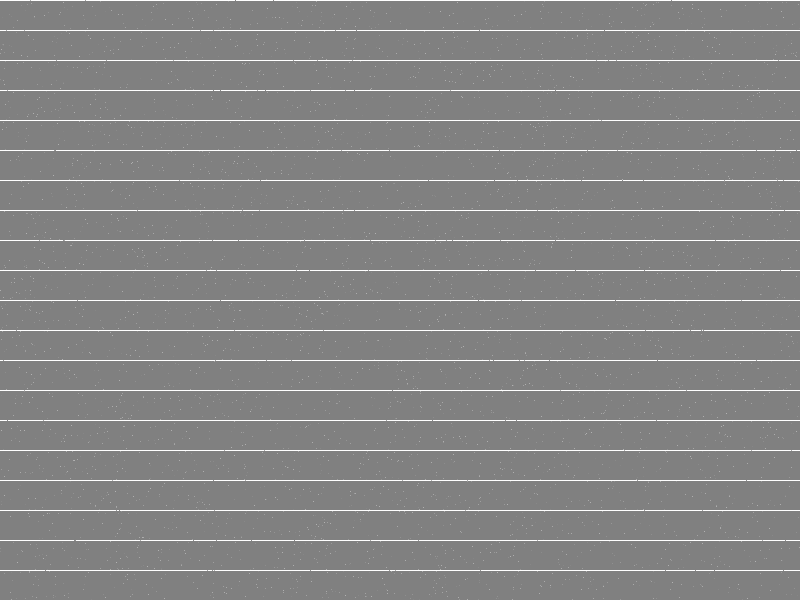
#> input picture wafer_image_1.png, 800 x 600 px
$ python divide_img_edge_nonedge.py
#> lines starting #> are read from the running program, lines starting #| are printed output that depends on the picture; after the words box and inside, x2 and y2 are one past the last pixel; in counts of white or black regions, pixels touching at a corner belong together
import cv2

def detect_edges(image_path):
    # Read the image
#> called with image_path = 'wafer_image_1.png'
    image = cv2.imread(image_path, cv2.IMREAD_GRAYSCALE)  # cv2.IMREAD_GRAYSCALE = 0
#> image is the input picture: shape (600, 800); min 128, max 255, mean 132.5
    cv2.imwrite('grayScale.png', image)

    # Apply Canny edge detection
    edges = cv2.Canny(image, 100, 200)  # Adjust the threshold values as needed
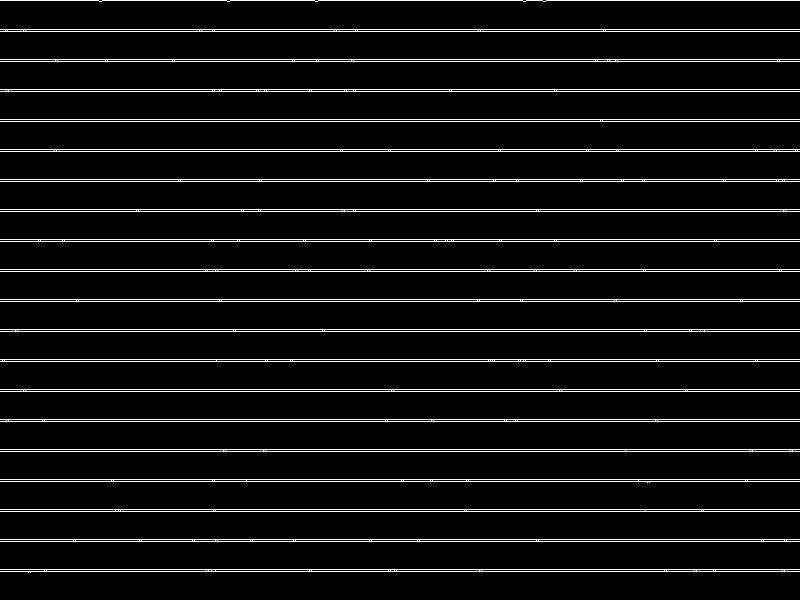
#> edges: shape (600, 800); 6.6% white in thin lines or dots

    # Create a mask for the edges
    edge_mask = edges > 0
#> edge_mask: shape (600, 800) bool; 6.6% white in thin lines or dots

    # Create a non-edge mask
    non_edge_mask = ~edge_mask
#> non_edge_mask: shape (600, 800) bool; 93.4% white; black in thin lines or dots

    # Apply the masks to the original image
    edge_image = image.copy()
    edge_image[non_edge_mask] = 0
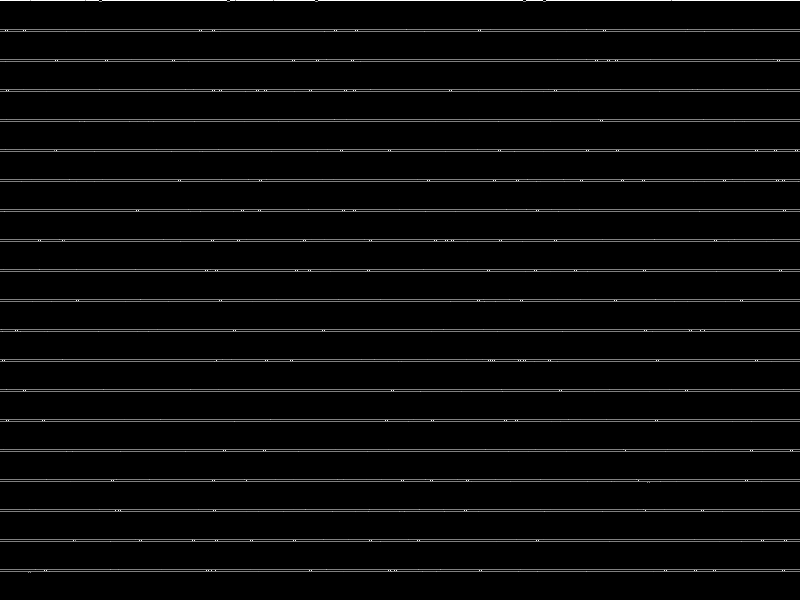
#> edge_image: shape (600, 800); min 0, max 255, mean 8.7

    non_edge_image = image.copy()
    non_edge_image[edge_mask] = 0
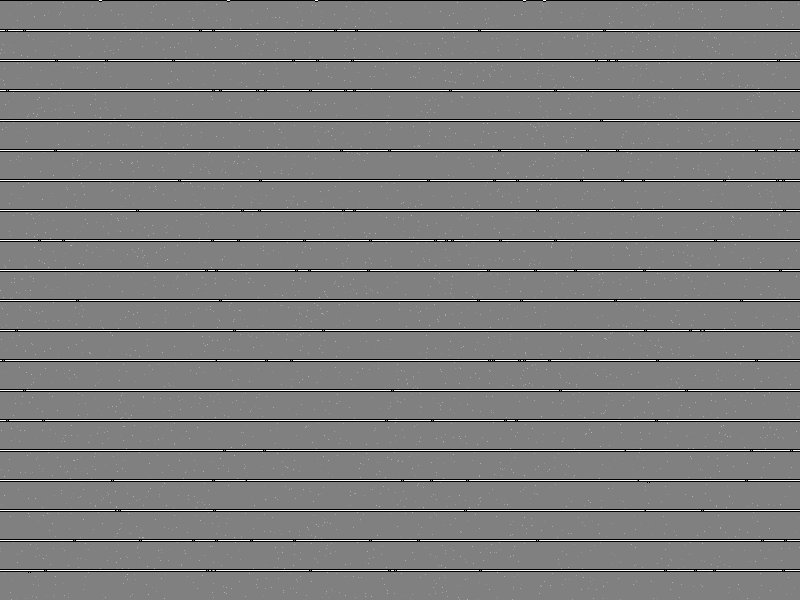
#> non_edge_image: shape (600, 800); 6.56% of pixels changed, all inside (x1, y1, x2, y2) = (0, 0, 800, 573)

    # Display the edge and non-edge images
    cv2.imwrite('EdgeImage2.png', edge_image)
    cv2.imwrite('Non-EdgeImage2.png', non_edge_image)
    cv2.waitKey(0)
    cv2.destroyAllWindows()

# Example usage
image_path = 'wafer_image_1.png'
detect_edges(image_path)

$ run again, with wafer_image_10.png copied over wafer_image_1.png
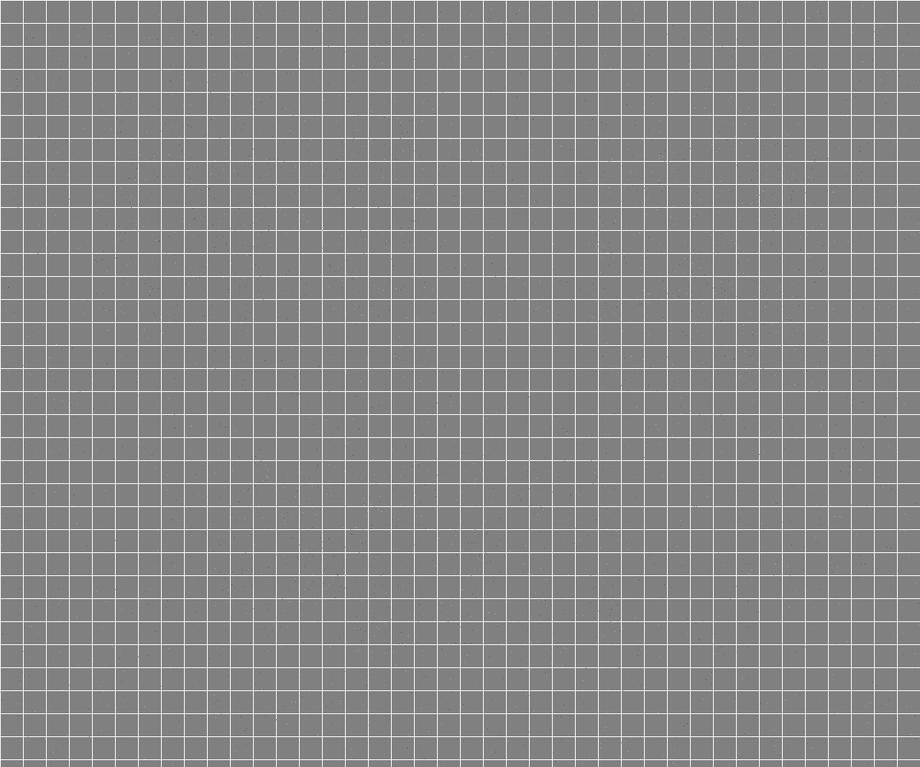
#> input picture wafer_image_10.png, 920 x 767 px, shrunk from 1200 x 1000 before the run
#> in detect_edges, image is the input picture: shape (767, 920); min 89, max 255, mean 136.4
#> in detect_edges, `edges = cv2.Canny(image, 100, 200)`:
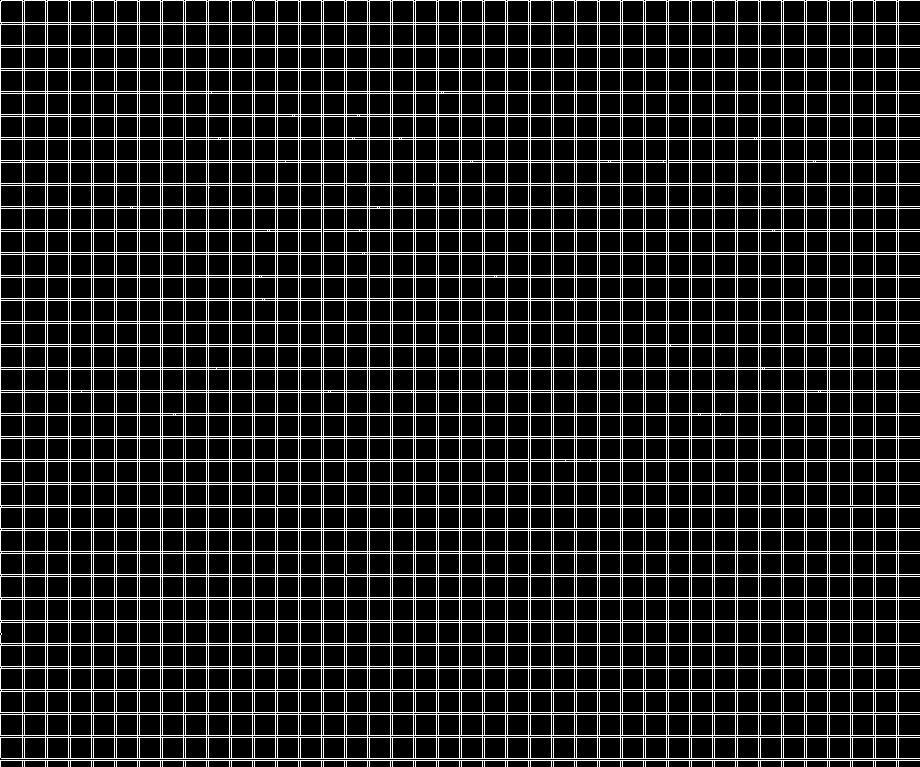
#> edges: shape (767, 920); 16.5% white in thin lines or dots
#> edge_mask: shape (767, 920) bool; 16.5% white in thin lines or dots
#> non_edge_mask: shape (767, 920) bool; 83.5% white; black in thin lines or dots
#> in detect_edges, `non_edge_image[edge_mask] = 0`:
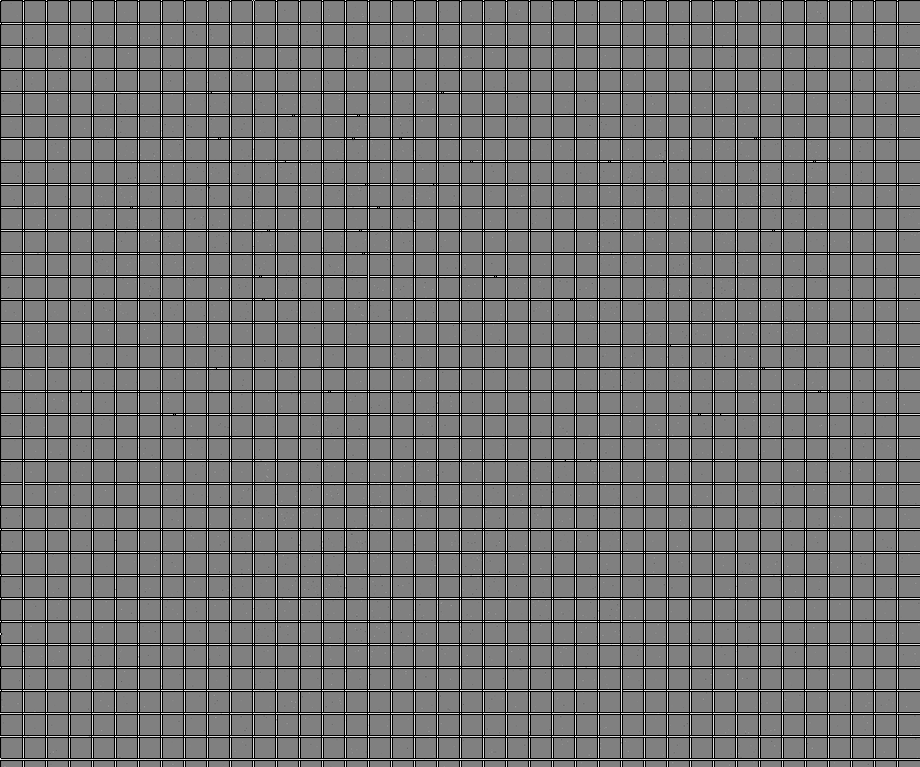
#> non_edge_image: shape (767, 920); 16.55% of pixels changed, all inside (x1, y1, x2, y2) = (0, 0, 920, 767)
